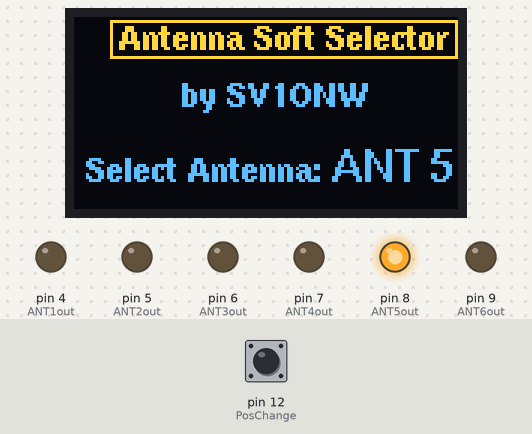
Simulated run of this sketch. Board: Arduino Uno, built with avr-gcc and run on an emulated ATmega328P. Shown: 128×64 one-colour display, output pins drawn as LEDs (lit = HIGH). Dashed ring = blinking. The test bench sets the inputs (shaded band); at power-on: pin 12 (PosChange) HIGH. The OLED is the two-colour kind (top 16 rows yellow).

Above: at 2.3 s.
2.4 s: pin 12 (PosChange) pulled LOW for 0.15 s
At 3.3 s:
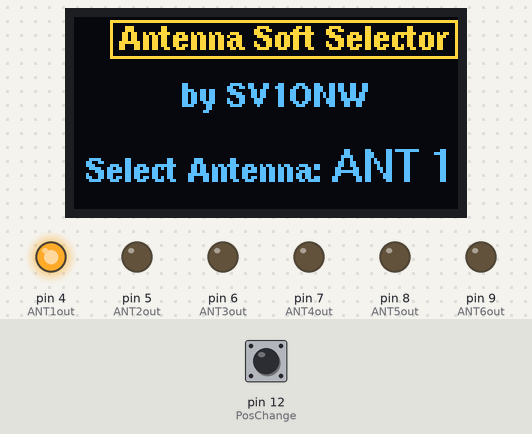
4.0 s: pin 12 (PosChange) pulled LOW for 1 s
At 6.2 s:
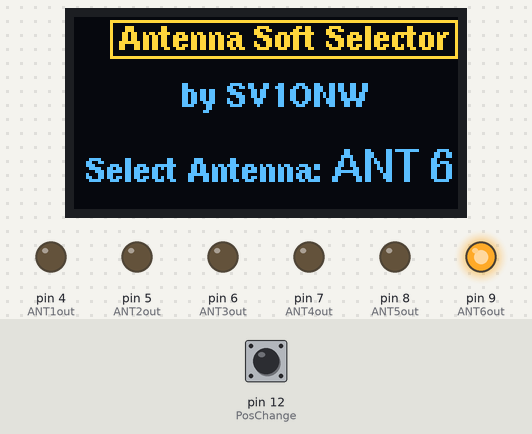
6.5 s: pin 12 (PosChange) pulled LOW for 3.2 s
At 6.73 s:
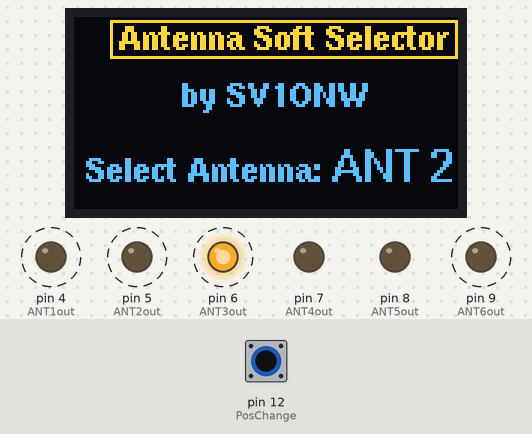
Timing chart, 0 to 11.1 s (numbered marks = the images above; inputs shaded):
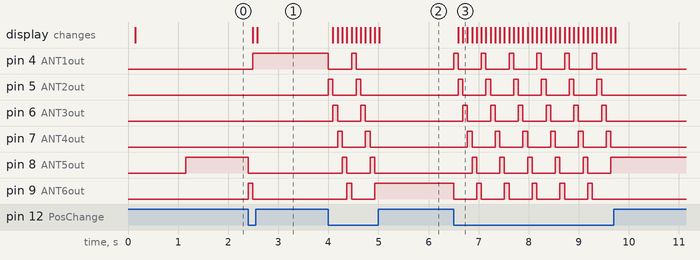

Measured:
- after the input at 2.4 s, pin 4 (ANT1out): LOW → HIGH after 0.09 s; pin 8 (ANT5out): HIGH → LOW at once; pin 9 (ANT6out): LOW → HIGH at once, → LOW 0.09 s later; the display: first changes after 0.09 s (image 1 shows a later state)
- after the input at 4.0 s, pin 4 (ANT1out): HIGH → LOW at once, → HIGH 0.46 s later, → LOW 0.09 s later; pin 5 (ANT2out): alternates HIGH for 0.09 s and LOW for 0.46 s, 4 changes in all, then stays LOW, starting at once
- after the input at 6.5 s, pin 4 (ANT1out): alternates HIGH for 0.09 s and LOW for 0.46 s, 12 changes in all, then stays LOW, starting at once; pin 5 (ANT2out): alternates HIGH for 0.09 s and LOW for 0.46 s, 12 changes in all, then stays LOW, starting after 0.09 s

The sketch:

antenna_control2.1_11.ino
```cpp
// (licence header left out)
// include the following libraries code:
#include <Arduino.h>  //Included in Αrduino IDE
#include <U8g2lib.h>  //Get the library and serious doccumentation from: https://github.com/olikraus/u8g2
#include <Wire.h>     //Included in Αrduino IDE

// Set up MCU pins

#define PosChange       12  //Cyclically going up and then down to Lowest Position, starting from ANT 5. Input pin
#define ANT1out          4  //Pin 4  Output to ANT 1  control circuit
#define ANT2out          5  //Pin 5  Output to ANT 2  control circuit
#define ANT3out          6  //Pin 6  Output to ANT 3  control circuit
#define ANT4out          7  //Pin 7  Output to ANT 4  control circuit
#define ANT5out          8  //Pin 8  Output to ANT 5  control circuit
#define ANT6out          9  //Pin 9  Output to ANT 6  control circuit

// U8g2 Contructor for noname 128 x 64 OLED Display
U8G2_SSD1306_128X64_NONAME_F_HW_I2C u8g2(U8G2_R0, /* reset=*/ U8X8_PIN_NONE);
// Constructor ends here

// configure variables
unsigned int bStepcount=4;  //Start up value "4" selects the 5 position. Can be changed to your taste.
String pos = " ANT 5";    //Prints the start up selected Position name. Should be changed to match bStepcount accordingly.
unsigned long debounce,DebounceDelay=500000;


void setup()
{
  u8g2.begin();
  u8g2.enableUTF8Print();

//********** Write on the display *****************************************
  u8g2.firstPage();
  do{
  u8g2.setFont(u8g2_font_helvB08_tf);  // Select a font to suit your taste
  u8g2.setFontDirection(0);
  u8g2.clearBuffer();
  u8g2.drawFrame(12,1,116,13);// Draw a rectangle outline
  u8g2.setCursor(15, 11);
  u8g2.print("Antenna Soft Selector");//Sketch title
  u8g2.setCursor(36, 30);
  u8g2.print("by SV1ONW");//Author
  u8g2.setCursor(4, 55);
  u8g2.print("Select Antenna:");//Action to do
  u8g2.setFont(u8g2_font_helvB10_tf);  //  Select a font to suit your taste
  u8g2.setFontDirection(0);
  u8g2.setCursor(82, 55);
  u8g2.print(pos);
  u8g2.sendBuffer();
  }while (u8g2.nextPage());

  delay(1000);

//INITIALIZATION  **********************************************************
  // Set up pos Change Button (momentarily push type)
  pinMode(PosChange, INPUT);         // Set as input
  digitalWrite(PosChange, HIGH);     // Enable internal pull-up resistor
  // Set up Outputs
  pinMode(ANT1out,  OUTPUT);           // Set as output
  pinMode(ANT2out,  OUTPUT);           // Set as output
  pinMode(ANT3out,  OUTPUT);           // Set as output
  pinMode(ANT4out,  OUTPUT);           // Set as output
  pinMode(ANT5out,  OUTPUT);           // Set as output
  pinMode(ANT6out,  OUTPUT);           // Set as output

  digitalWrite(ANT1out,  LOW);         // Initial state must be Low
  digitalWrite(ANT2out,  LOW);         // Initial state must be Low
  digitalWrite(ANT3out,  LOW);         // Initial state must be Low
  digitalWrite(ANT4out,  LOW);         // Initial state must be Low
  digitalWrite(ANT5out,  LOW);         // Initial state must be Low
  digitalWrite(ANT6out,  LOW);         // Initial state must be Low

  digitalWrite(ANT5out, HIGH);         // Set High for the 5th position, i.e. ANT 5
}

//******************************************************************
// Loop starts here:
// Loops consecutively to check MCU's activity
//******************************************************************
void loop()
{
    // pos selection begins here:
    if(digitalRead(PosChange) == LOW)
    {
      for(debounce=0; debounce < DebounceDelay; debounce++) {
      };
      bStepcount++;
      if(bStepcount>5)bStepcount=0;
      setAnt(); // Call the: Select the desired Antenna subroutine
    }

}

//******************************************************************
// Subroutines
//******************************************************************
// Select the desired Antenna subroutine
//******************************************************************
  void setAnt()
  {
    switch(bStepcount)
    {
    case 0:
      pos = " ANT 1";
      digitalWrite(ANT6out, LOW);
      digitalWrite(ANT1out, HIGH);
      break;
    case 1:
      pos = " ANT 2";
      digitalWrite(ANT1out, LOW);
      digitalWrite(ANT2out, HIGH);
      break;
    case 2:
      pos = " ANT 3";
      digitalWrite(ANT2out, LOW);
      digitalWrite(ANT3out, HIGH);
      break;
    case 3:
      pos = " ANT 4";
      digitalWrite(ANT3out, LOW);
      digitalWrite(ANT4out, HIGH);
      break;
    case 4:
       pos = " ANT 5";
      digitalWrite(ANT4out, LOW);
      digitalWrite(ANT5out, HIGH);
      break;
    case 5:
      pos = " ANT 6";
      digitalWrite(ANT5out, LOW);
      digitalWrite(ANT6out, HIGH);
      break;
    }
  resDisplay();
  }

//******************************************************************
// Display the selected pos subroutine
//******************************************************************
void resDisplay()
{

  u8g2.setFont(u8g2_font_helvB08_tf);  // Select a font to suit your taste
  u8g2.setFontDirection(0);
  u8g2.clearBuffer();
  u8g2.drawFrame(12,1,116,13);
  u8g2.setCursor(15, 11);
  u8g2.print("Antenna Soft Selector");
  u8g2.setCursor(36, 30);
  u8g2.print("by SV1ONW");
  u8g2.setCursor(4, 55);
  u8g2.print("Select Antenna:");
  u8g2.setFont(u8g2_font_helvB10_tf);  // Select a font to suit your taste
  u8g2.setFontDirection(0);
  u8g2.setCursor(82, 55);
  u8g2.print(pos);
  u8g2.sendBuffer();

}
//******************************************************************
```
